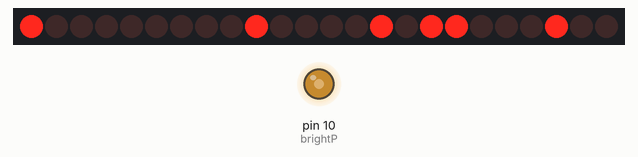
Recording of a sketch running on a simulated Arduino Uno, built with avr-gcc and run on an emulated ATmega328P. On the bench: 24 shift-register outputs drawn as a row of LEDs (first output left, lit = HIGH), output pins drawn as LEDs (lit = HIGH). Wiring (inferred from the names in the program): 3 × shift register (74HC595): data pin 13; shift clock pin 12; latch pin 11. Wiring (inferred from the signals the program sends): row of LEDs: on Q0, Q1, Q2, Q3, Q4, Q5, Q6, Q7, Q8, Q9, Q10, Q11, Q12, Q13, Q14, Q15, Q16, Q17, Q18, Q19, Q20, Q21, Q22, Q23. The local clock reads 2024-03-15 10:24:30 at power-on unless the sketch sets it; pins used as bus, display or sensor lines are not drawn.

Above: at 2.05 s.
At 2.45 s:
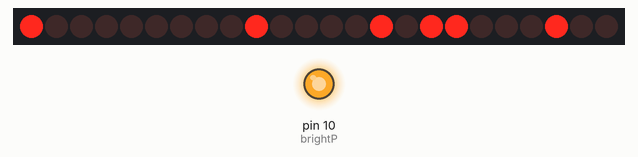
At 2.9 s:
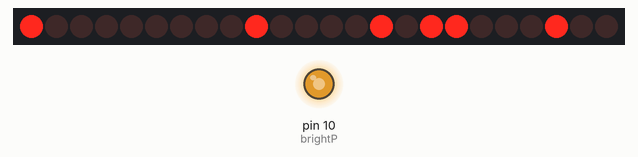
At 4.0 s:
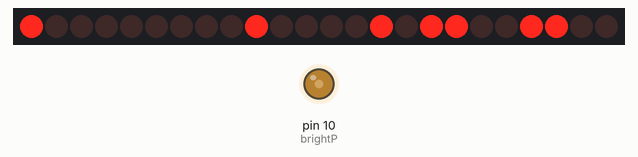
Timing chart, 0 to 6.6 s (numbered marks = the images above):
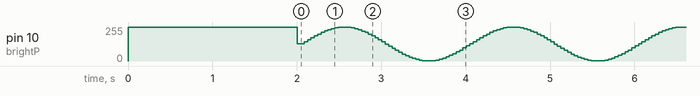

The sketch:

nixie_time.ino
```cpp
#include <Wire.h>
#include "RTClib.h"
#include "LinkedList.h"

// hardware vars and others
RTC_DS3231 rtc;
int brightP = 10;
int latchP = 11;
int clockP = 12;
int dataP = 13;
unsigned long current_time;
DateTime now;

// levels for brightness cycles, levels are precomputed
LinkedList<int> brightnessLevels = LinkedList<int>();
int b[50] = {128, 143, 159, 174, 189, 202, 215, 226, 235, 243,
             248, 252, 254, 254, 252, 248, 242, 234, 225, 214,
             202, 188, 174, 158, 143, 127, 111, 95, 80, 65,
             52, 40, 29, 20, 12, 6, 3, 1, 1, 3,
             7, 13, 21, 31, 42, 54, 68, 82, 98, 113};

void setup() {
  rtc.begin();
  // unset this to update time from system
  // rtc.adjust(DateTime(F(__DATE__), F(__TIME__)));

  // set out pinmodes
  pinMode(latchP, OUTPUT);
  pinMode(clockP, OUTPUT);
  pinMode(dataP, OUTPUT);
  pinMode(LED_BUILTIN, OUTPUT);

  // debug serial
  // Serial.begin(9600);

  // initialise linked list
  for (int i = 0; i < 50; i++) {
    brightnessLevels.add(b[i]);
  }

  // run antipoison as startup animation
  antiPoison(100, 2000);

  // set brightness to median
  analogWrite(brightP, 128);

  // initialise time
  current_time = millis();
  now = rtc.now();
}

void loop() {
  // get current time from rtc and write it out
  now = rtc.now();
  timeWrite(now);

  // check if millis has rolled over
  if (millis() < current_time) {
    current_time = millis();
  }

  // brightness pulse routine 40 ms delay should result in full pulse cycle over 2 seconds
  if (millis() - current_time >= 40) {
    int current_brightness = brightnessLevels.shift();
    brightnessLevels.add(current_brightness);
    analogWrite(brightP, current_brightness);
    current_time += 40;
  }


  // run anti-poison routine at 01:00:00
  if (now.hour() == 1) {
    if (now.minute() == 0) {
      if (now.second() == 0) {
        antiPoison(0, 300000);
        current_time += 300000;
      }
    }
  }
}

void timeWrite(DateTime passed_time){
  // disable output so we don't see flickering garbage
  digitalWrite(latchP, LOW);
  // each shiftout controls two digits of the clock
  shiftOut(dataP, clockP, MSBFIRST, numToShiftNum(passed_time.second()));
  shiftOut(dataP, clockP, MSBFIRST, numToShiftNum(passed_time.minute()));
  shiftOut(dataP, clockP, MSBFIRST, numToShiftNum(passed_time.hour()));
  // enable output now that shiftout is done
  digitalWrite(latchP, HIGH);
}

void antiPoison(unsigned int delayTime, unsigned long runTime){
  // implements carousel effect for cathode poisoning prevention
  // better would be to track on time for various digits and then
  // run the rest as needed
  unsigned long start_time = millis();
  analogWrite(brightP, 255);
  while ((millis() - start_time) < runTime) {
    for (int i = 0; i <= 9; i++){
      int output = (i << 4) + i;
      digitalWrite(latchP, LOW);
      shiftOut(dataP, clockP, MSBFIRST, output);
      shiftOut(dataP, clockP, MSBFIRST, output);
      shiftOut(dataP, clockP, MSBFIRST, output);
      digitalWrite(latchP, HIGH);
      delay(delayTime);
    }

    // handle rollover behaviour
    if (millis() < start_time) {
      break;
    }
  }
  analogWrite(brightP, 1);
}

int numToShiftNum(unsigned int num){
  // shiftOut can do max 255, so we limit this to two digits (two 4 bit pairs)
  int digit2 = num % 10;
  int digit1 = (num - digit2)/10;
  int output = digit2 << 4;
  output += digit1;
  return output;
}
```
